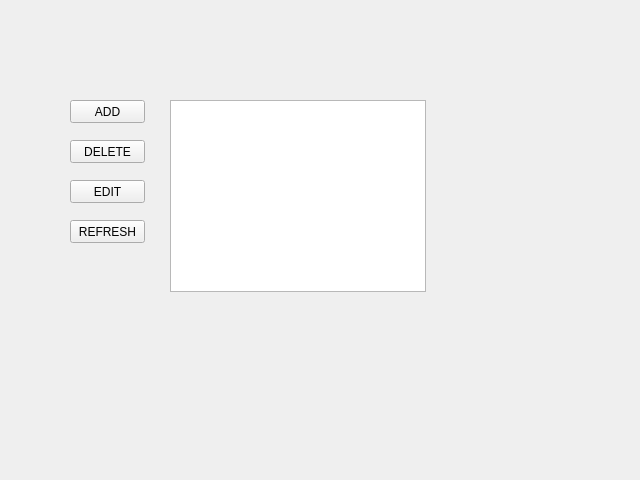
<?xml version="1.0" encoding="UTF-8"?>
<ui version="4.0">
 <class>MainWindow</class>
 <widget class="QMainWindow" name="MainWindow">
  <property name="geometry">
   <rect>
    <x>0</x>
    <y>0</y>
    <width>640</width>
    <height>480</height>
   </rect>
  </property>
  <property name="windowTitle">
   <string>Main App</string>
  </property>
  <widget class="QWidget" name="centralwidget">
   <widget class="QPushButton" name="add">
    <property name="geometry">
     <rect>
      <x>70</x>
      <y>100</y>
      <width>75</width>
      <height>23</height>
     </rect>
    </property>
    <property name="text">
     <string>ADD</string>
    </property>
   </widget>
   <widget class="QPushButton" name="delete_2">
    <property name="geometry">
     <rect>
      <x>70</x>
      <y>140</y>
      <width>75</width>
      <height>23</height>
     </rect>
    </property>
    <property name="text">
     <string>DELETE</string>
    </property>
   </widget>
   <widget class="QPushButton" name="edit">
    <property name="geometry">
     <rect>
      <x>70</x>
      <y>180</y>
      <width>75</width>
      <height>23</height>
     </rect>
    </property>
    <property name="text">
     <string>EDIT</string>
    </property>
   </widget>
   <widget class="QListWidget" name="hasil">
    <property name="geometry">
     <rect>
      <x>170</x>
      <y>100</y>
      <width>256</width>
      <height>192</height>
     </rect>
    </property>
   </widget>
   <widget class="QPushButton" name="refresh">
    <property name="geometry">
     <rect>
      <x>70</x>
      <y>220</y>
      <width>75</width>
      <height>23</height>
     </rect>
    </property>
    <property name="text">
     <string>REFRESH</string>
    </property>
   </widget>
  </widget>
 </widget>
 <resources/>
 <connections/>
</ui>
